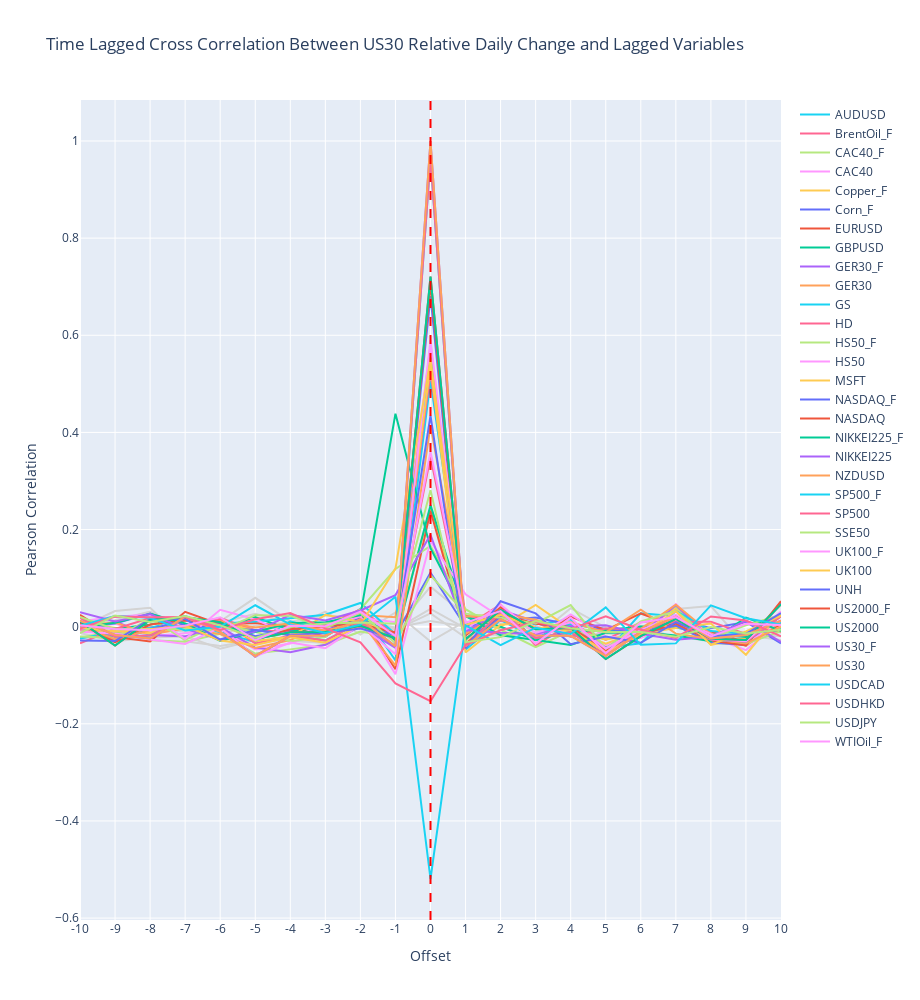
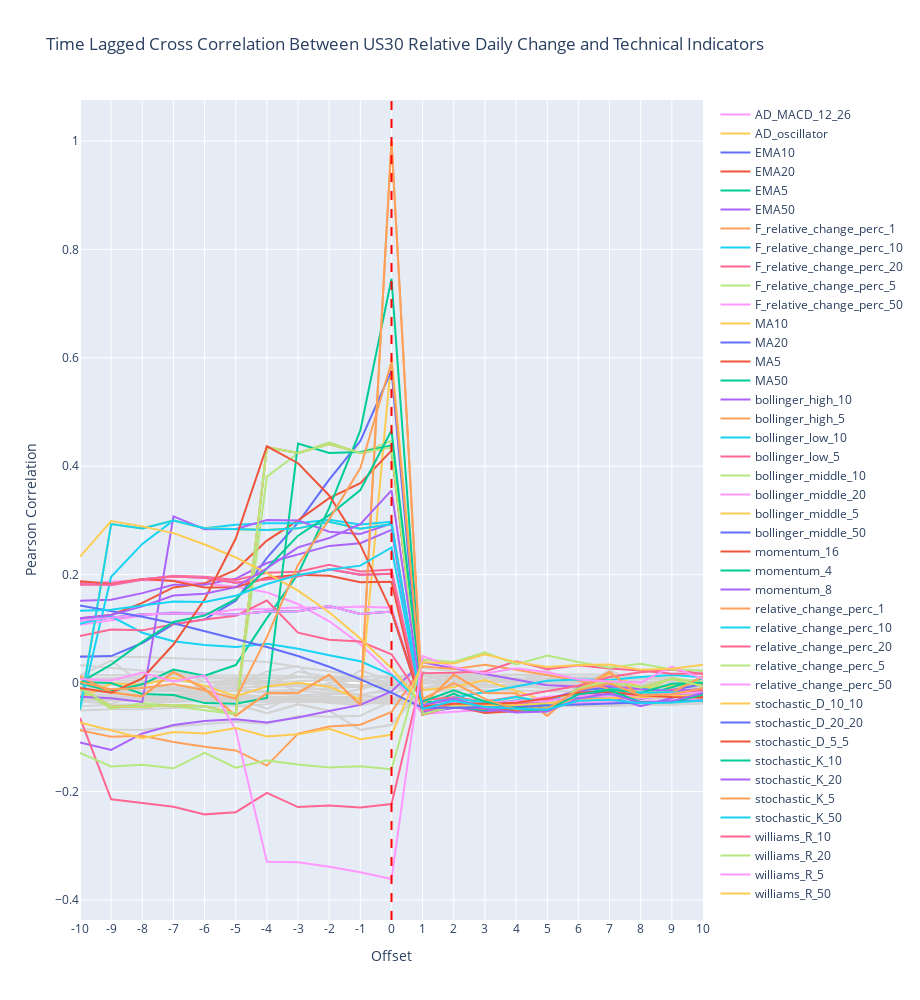

These figures' notebook cell, in order:
### Code cell
# US30
files = {
    # varname: filename
    "US30": "Dataset v3/US30_combined_data_20220422.csv",
}
for file in files:
    df = retrieve_data(file, files[file])

col_name = "_relative_change_perc_1"
full_col_name = "US30_relative_change_perc_1"

closes = []
for column in df.columns.tolist():
    if column[-len(col_name):] == col_name:
        closes.append(column)
colored = []
title = 'Time Lagged Cross Correlation Between US30 Relative Daily Change and Lagged Variables'
filename = 'Plots/Correlation Plot US30 Relative2.png'
execute_time_lagged_cross_correlation(df, full_col_name, col_name, colored, closes, title, filename, False)

col_name = "US30_"
full_col_name = "US30_relative_change_perc_1"

closes = []
for column in df.columns.tolist():
    if column[:len(col_name)] == col_name:
        closes.append(column)

colored = []
title = 'Time Lagged Cross Correlation Between US30 Relative Daily Change and Technical Indicators'
filename = 'Plots/Correlation Plot US30 Relative Technical Indicators2.png'
execute_time_lagged_cross_correlation(df, full_col_name, col_name, colored, closes, title, filename, True)
